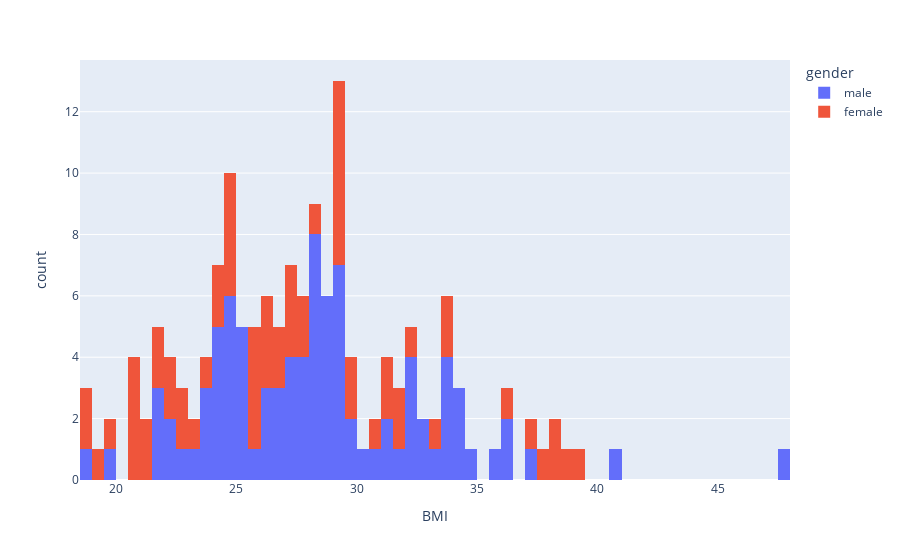

This figure's notebook cell:
### Markdown cell above
## Plotly express 

https://plotly.com/python/plotly-express/

### Code cell
px.histogram(df, x='BMI', color='gender', nbins=100)

### Figure 1 — Plotly figure (JSON) as saved in the notebook; plotly's stock layout.template omitted (floating-point values rounded to 4 significant figures)
{"data": [{"alignmentgroup": "True", "bingroup": "x", "hovertemplate": "gender=male<br>BMI=%{x}<br>count=%{y}<extra></extra>", "legendgroup": "male", "marker": {"color": "#636efa", "pattern": {"shape": ""}}, "name": "male", "nbinsx": 100, "offsetgroup": "male", "orientation": "v", "showlegend": true, "type": "histogram", "x": [28.71, 30.35, 36.08, 31.38, 26.17, null, 27.78, 29.52, 31.83, 27.87, 47.66, 36.17, 26.27, 34.04, 21.79, 28.16, 28.76, 32.34, 32.6, 24.3, 23.64, 31.28, 27.56, 32.67, 29.05, 29.12, 28.9, 33.79, 34.09, 24.71, 28.31, 24.23, 28.44, 23.97, 28.73, 24.66, 28.18, null, 28.38, 35.81, 22.48, 26.15, 18.99, 28.63, 29.96, 27, 33.8, 24.22, 29.39, 33.22, 25.06, 25.66, null, null, null, null, 19.52, 37.35, 21.85, 22.82, 22.41, 21.61, 32.14, 24.18, 24.97, 24.3, 25.45, 25.47, 24.77, 27.13, 25.44, 26.53, 28.07, 29.35, 28.91, 29.05, 29.06, null, null, 27.46, 27.17, 26.88, 40.74, 23.57, 25, 32, 32.04, 24.54, 34.06, 28.4, 23.05, 33.9, 26.5, 28.09, 33.86, 30.82, 27.76, 29.12, 24.89, 34.69], "xaxis": "x", "yaxis": "y"}, {"alignmentgroup": "True", "bingroup": "x", "hovertemplate": "gender=female<br>BMI=%{x}<br>count=%{y}<extra></extra>", "legendgroup": "female", "marker": {"color": "#EF553B", "pattern": {"shape": ""}}, "name": "female", "nbinsx": 100, "offsetgroup": "female", "orientation": "v", "showlegend": true, "type": "histogram", "x": [27.35, 22.06, 22.85, 20.96, 28.46, 24.16, 25.92, 20.72, 22.95, 25.74, 31.41, 39.41, 23.87, 37.02, 29.96, 18.83, 36.2, 20.82, 33.95, 23.2, 29.24, 25.85, 27.76, 22.04, 29.14, 24.62, 29.07, 21.23, 24.3, 21.56, 26.45, 29.69, 31.25, 29.41, 19.92, 30.86, null, 24.68, 33.95, 31.83, 21.45, 24.96, 25.99, 38.2, 18.78, 37.58, 27.77, 24.66, 26.62, 29.41, 33.15, null, 32.08, 27.4, 26.42, 31.98, 26.77, 38.58, 26.03, 29.24, 38.01, 21.6, 20.9, 19.2, 27.16], "xaxis": "x", "yaxis": "y"}], "layout": {"barmode": "relative", "legend": {"title": {"text": "gender"}, "tracegroupgap": 0}, "margin": {"t": 60}, "xaxis": {"anchor": "y", "domain": [0, 1], "title": {"text": "BMI"}}, "yaxis": {"anchor": "x", "domain": [0, 1], "title": {"text": "count"}}}}
